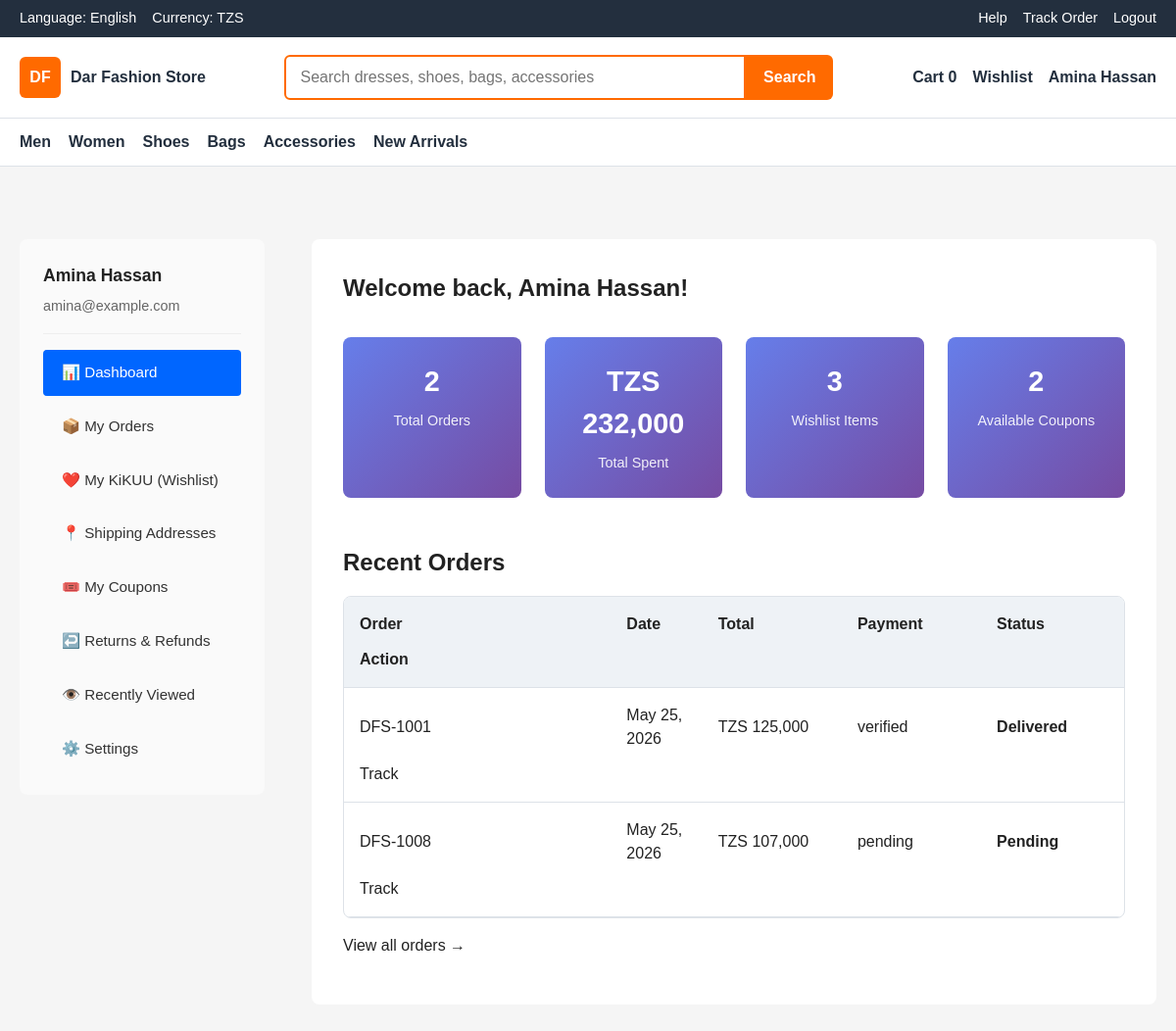
The app's page /profile.php (signed in) with its own data.
### tables this page shows
CREATE TABLE payments (
    id INT UNSIGNED AUTO_INCREMENT PRIMARY KEY,
    order_id INT UNSIGNED NOT NULL,
    method ENUM('mobile_money', 'card_demo', 'cash_on_delivery') NOT NULL,
    amount DECIMAL(10,2) NOT NULL,
    payment_status ENUM('pending', 'verified', 'failed', 'refunded') NOT NULL DEFAULT 'pending',
    transaction_ref VARCHAR(120),
    provider_response TEXT,
    paid_at TIMESTAMP NULL,
    created_at TIMESTAMP NOT NULL DEFAULT CURRENT_TIMESTAMP,
    CONSTRAINT fk_payments_order
        FOREIGN KEY (order_id) REFERENCES orders(id)
        ON UPDATE CASCADE
        ON DELETE CASCADE,
    INDEX idx_payments_order (order_id),
    INDEX idx_payments_status (payment_status)
);

CREATE TABLE orders (
    id INT UNSIGNED AUTO_INCREMENT PRIMARY KEY,
    order_number VARCHAR(40) NOT NULL UNIQUE,
    user_id INT UNSIGNED,
    customer_name VARCHAR(120) NOT NULL,
    customer_email VARCHAR(160) NOT NULL,
    customer_phone VARCHAR(30) NOT NULL,
    shipping_address TEXT NOT NULL,
    subtotal DECIMAL(10,2) NOT NULL DEFAULT 0.00,
    delivery_fee DECIMAL(10,2) NOT NULL DEFAULT 0.00,
    total DECIMAL(10,2) NOT NULL,
    status ENUM('pending', 'confirmed', 'processing', 'shipped', 'in_transit', 'out_for_delivery', 'delivered', 'cancelled') NOT NULL DEFAULT 'pending',
    delivery_company VARCHAR(120),
    delivery_notes TEXT,
    estimated_delivery_days INT UNSIGNED NOT NULL DEFAULT 1,
    created_at TIMESTAMP NOT NULL DEFAULT CURRENT_TIMESTAMP,
    updated_at TIMESTAMP NOT NULL DEFAULT CURRENT_TIMESTAMP ON UPDATE CURRENT_TIMESTAMP,
    CONSTRAINT fk_orders_user
        FOREIGN KEY (user_id) REFERENCES users(id)
        ON UPDATE CASCADE
        ON DELETE SET NULL,
    INDEX idx_orders_user (user_id),
    INDEX idx_orders_status (status),
    INDEX idx_orders_created_at (created_at)
);

### app/includes/auth.php (called while the page is built, shortened)
<?php
function current_user() {
    return $_SESSION['user'] ?? null;
}

### public/profile.php (the view, shortened to what this page needs)
<?php
require_once __DIR__ . '/../app/includes/auth.php';
$user = current_user();
$database = new Database();
$conn = $database->connect();
$tab = $_GET['tab'] ?? 'dashboard';
$userOrders = [];
$totalSpent = 0;
$wishlistItems = [];
$userCoupons = [];
if ($conn) {
    $stmt = $conn->prepare("
        SELECT o.*, p.payment_status, p.method
        FROM orders o
        LEFT JOIN payments p ON p.order_id = o.id
        WHERE o.user_id = ?
        ORDER BY o.created_at DESC
        LIMIT 10
    ");
    $stmt->execute([$user['id']]);
    $userOrders = $stmt->fetchAll(PDO::FETCH_ASSOC);
    $stmt = $conn->prepare("SELECT COALESCE(SUM(total), 0) as total_spent FROM orders WHERE user_id = ?");
    $stmt->execute([$user['id']]);
    $totalSpent = $stmt->fetch(PDO::FETCH_ASSOC)['total_spent'];
    $stmt = $conn->prepare("
        SELECT p.*, w.created_at as added_at
        FROM user_wishlist w
        JOIN products p ON p.id = w.product_id
        WHERE w.user_id = ?
        ORDER BY w.created_at DESC
    ");
    $stmt->execute([$user['id']]);
    $wishlistItems = $stmt->fetchAll(PDO::FETCH_ASSOC);
    $stmt = $conn->prepare("
        SELECT * FROM user_coupons
        WHERE user_id = ?
        ORDER BY valid_until DESC
    ");
    $stmt->execute([$user['id']]);
    $userCoupons = $stmt->fetchAll(PDO::FETCH_ASSOC);
}
include __DIR__ . '/../app/includes/header.php';
?>
<main class="section">
    <div class="container profile-layout">
        <aside class="profile-sidebar">
            <div class="profile-header">
                <h2><?php echo htmlspecialchars($user['fullname']); ?></h2>
                <p class="profile-email"><?php echo htmlspecialchars($user['email']); ?></p>
            </div>
            <nav class="profile-nav">
                <a href="?tab=dashboard" class="profile-nav-item <?php echo $tab === 'dashboard' ? 'is-active' : ''; ?>">
                    📊 Dashboard
                </a>
                <a href="?tab=orders" class="profile-nav-item <?php echo $tab === 'orders' ? 'is-active' : ''; ?>">
                    📦 My Orders
                </a>
                <a href="?tab=wishlist" class="profile-nav-item <?php echo $tab === 'wishlist' ? 'is-active' : ''; ?>">
                    ❤️ My KiKUU (Wishlist)
                </a>
                <a href="?tab=addresses" class="profile-nav-item <?php echo $tab === 'addresses' ? 'is-active' : ''; ?>">
                    📍 Shipping Addresses
                </a>
                <a href="?tab=coupons" class="profile-nav-item <?php echo $tab === 'coupons' ? 'is-active' : ''; ?>">
                    🎟️ My Coupons
                </a>
                <a href="?tab=returns" class="profile-nav-item <?php echo $tab === 'returns' ? 'is-active' : ''; ?>">
                    ↩️ Returns & Refunds
                </a>
                <a href="?tab=recently-viewed" class="profile-nav-item <?php echo $tab === 'recently-viewed' ? 'is-active' : ''; ?>">
                    👁️ Recently Viewed
                </a>
                <a href="?tab=settings" class="profile-nav-item <?php echo $tab === 'settings' ? 'is-active' : ''; ?>">
                    ⚙️ Settings
                </a>
            </nav>
        </aside>
        <section class="profile-content">
            <?php if ($tab === 'dashboard'): ?>
                <div class="profile-section">
                    <h1>Welcome back, <?php echo htmlspecialchars($user['fullname']); ?>!</h1>
                    <div class="profile-stats">
                        <div class="stat-card">
                            <div class="stat-number"><?php echo count($userOrders); ?></div>
                            <div class="stat-label">Total Orders</div>
                        </div>
                        <div class="stat-card">
                            <div class="stat-number">TZS <?php echo number_format($totalSpent, 0); ?></div>
                            <div class="stat-label">Total Spent</div>
                        </div>
                        <div class="stat-card">
                            <div class="stat-number"><?php echo count($wishlistItems); ?></div>
                            <div class="stat-label">Wishlist Items</div>
                        </div>
                        <div class="stat-card">
                            <div class="stat-number"><?php echo count($userCoupons); ?></div>
                            <div class="stat-label">Available Coupons</div>
                        </div>
                    </div>
                    <h2 style="margin-top: 3rem;">Recent Orders</h2>
                    <?php if ($userOrders): ?>
                        <div class="cart-table">
                            <div class="cart-row cart-row--head">
                                <span>Order</span><span>Date</span><span>Total</span><span>Payment</span><span>Status</span><span>Action</span>
                            </div>
                            <?php foreach (array_slice($userOrders, 0, 3) as $order): ?>
                                <div class="cart-row">
                                    <span><?php echo htmlspecialchars($order['order_number']); ?></span>
                                    <span><?php echo date('M d, Y', strtotime($order['created_at'])); ?></span>
                                    <span>TZS <?php echo number_format($order['total'], 0); ?></span>
                                    <span><?php echo htmlspecialchars($order['payment_status'] ?? 'pending'); ?></span>
                                    <span><strong><?php echo htmlspecialchars(ucfirst($order['status'])); ?></strong></span>
                                    <a href="track-order.php?order_number=<?php echo urlencode($order['order_number']); ?>">Track</a>
                                </div>
                            <?php endforeach; ?>
                        </div>
                        <p><a href="?tab=orders">View all orders →</a></p>
                    <?php else: ?>
                        <p class="empty-state">No orders yet. <a href="shop.php">Start shopping!</a></p>
                    <?php endif; ?>
                </div>
            <?php endif; ?>
        </section>
    </div>
</main>

### assets/css/style.css (style rules this page uses)
:root { --primary: #ff6a00; --secondary: #232f3e; --accent: #ffd814; --background: #f5f5f5; --surface: #ffffff; --text: #222222; --muted: #667085; --border: #dde2e8; --success: #13795b; --shadow: 0 14px 35px rgba(35, 47, 62, 0.1); }
* { box-sizing: border-box; }
html { scroll-behavior: smooth; }
body { margin: 0; background: var(--background); color: var(--text); font-family: Arial, Helvetica, sans-serif; line-height: 1.5; }
a { color: inherit; text-decoration: none; }
.container { width: min(1200px, calc(100% - 40px)); margin: 0 auto; }
.section { padding: 42px 0; }
.cart-table { overflow: auto; background: var(--surface); border: 1px solid var(--border); border-radius: 8px; }
.cart-row { display: grid; grid-template-columns: 1.6fr 0.5fr 0.8fr 0.8fr 0.7fr; min-width: 720px; gap: 12px; align-items: center; padding: 16px; border-bottom: 1px solid var(--border); }
.cart-row--head { background: #eef2f6; font-weight: 800; }
.profile-layout { display: grid; grid-template-columns: 300px 1fr; gap: 24px; align-items: start; }

### records on screen
payments: order.order_number "DFS-1001", order.created_at "May 25, 2026", order.total "125,000", payment_status "verified", order.status "Delivered"
payments: order.order_number "DFS-1008", order.created_at "May 25, 2026", order.total "107,000", payment_status "pending", order.status "Pending"

### other values on screen
$cartCount "0"
$loggedInUser['fullname'] "Amina Hassan"
$user['fullname'] "Amina Hassan"
$user['email'] "amina@example.com"
count($userOrders) "2"
$totalSpent "232,000"
count($wishlistItems) "3"
count($userCoupons) "2"
